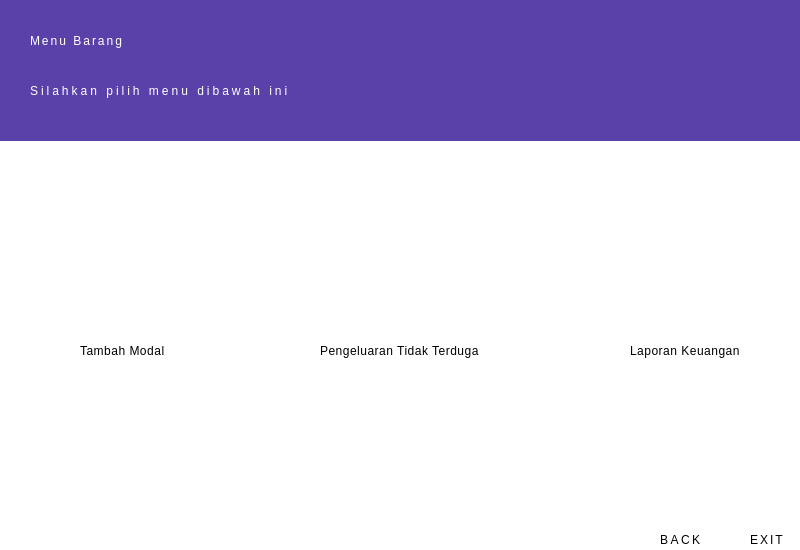
<?xml version="1.0" encoding="UTF-8"?>
<ui version="4.0">
 <class>Dialog</class>
 <widget class="QDialog" name="Dialog">
  <property name="geometry">
   <rect>
    <x>0</x>
    <y>0</y>
    <width>800</width>
    <height>550</height>
   </rect>
  </property>
  <property name="windowTitle">
   <string>Dialog</string>
  </property>
  <widget class="QWidget" name="widget" native="true">
   <property name="geometry">
    <rect>
     <x>-10</x>
     <y>0</y>
     <width>811</width>
     <height>550</height>
    </rect>
   </property>
   <property name="styleSheet">
    <string notr="true">background-color:white;
</string>
   </property>
   <widget class="QLabel" name="lblPengaturan">
    <property name="geometry">
     <rect>
      <x>90</x>
      <y>220</y>
      <width>111</width>
      <height>101</height>
     </rect>
    </property>
    <property name="text">
     <string/>
    </property>
    <property name="pixmap">
     <pixmap>../icon/money.png</pixmap>
    </property>
    <property name="scaledContents">
     <bool>true</bool>
    </property>
   </widget>
   <widget class="QLabel" name="label_3">
    <property name="geometry">
     <rect>
      <x>650</x>
      <y>210</y>
      <width>111</width>
      <height>111</height>
     </rect>
    </property>
    <property name="text">
     <string/>
    </property>
    <property name="pixmap">
     <pixmap>../icon/profits.png</pixmap>
    </property>
    <property name="scaledContents">
     <bool>true</bool>
    </property>
   </widget>
   <widget class="QLabel" name="lSubPengaturan">
    <property name="geometry">
     <rect>
      <x>90</x>
      <y>330</y>
      <width>101</width>
      <height>41</height>
     </rect>
    </property>
    <property name="styleSheet">
     <string notr="true">
font: 57 10pt &quot;Noto Looped Lao UI Medium&quot;;
letter-spacing:0.5px;</string>
    </property>
    <property name="text">
     <string>Tambah Modal</string>
    </property>
   </widget>
   <widget class="QLabel" name="lSubTitle_4">
    <property name="geometry">
     <rect>
      <x>640</x>
      <y>330</y>
      <width>131</width>
      <height>41</height>
     </rect>
    </property>
    <property name="styleSheet">
     <string notr="true">
font: 57 10pt &quot;Noto Looped Lao UI Medium&quot;;
letter-spacing:0.5px;</string>
    </property>
    <property name="text">
     <string>Laporan Keuangan</string>
    </property>
   </widget>
   <widget class="QLabel" name="lSubPengaturan_2">
    <property name="geometry">
     <rect>
      <x>330</x>
      <y>330</y>
      <width>191</width>
      <height>41</height>
     </rect>
    </property>
    <property name="styleSheet">
     <string notr="true">
font: 57 10pt &quot;Noto Looped Lao UI Medium&quot;;
letter-spacing:0.5px;</string>
    </property>
    <property name="text">
     <string>Pengeluaran Tidak Terduga</string>
    </property>
   </widget>
   <widget class="QLabel" name="label_5">
    <property name="geometry">
     <rect>
      <x>360</x>
      <y>210</y>
      <width>131</width>
      <height>121</height>
     </rect>
    </property>
    <property name="text">
     <string/>
    </property>
    <property name="pixmap">
     <pixmap>../icon/payment-method.png</pixmap>
    </property>
    <property name="scaledContents">
     <bool>true</bool>
    </property>
   </widget>
   <widget class="QWidget" name="widget_2" native="true">
    <property name="geometry">
     <rect>
      <x>10</x>
      <y>0</y>
      <width>811</width>
      <height>141</height>
     </rect>
    </property>
    <property name="styleSheet">
     <string notr="true">background-color:#5941A9;</string>
    </property>
    <widget class="QLabel" name="lSubTitle">
     <property name="geometry">
      <rect>
       <x>30</x>
       <y>70</y>
       <width>341</width>
       <height>41</height>
      </rect>
     </property>
     <property name="styleSheet">
      <string notr="true">color:white;
font: 57 10pt &quot;Noto Looped Lao Medium&quot;;
letter-spacing:3px;</string>
     </property>
     <property name="text">
      <string>Silahkan pilih menu dibawah ini</string>
     </property>
    </widget>
    <widget class="QLabel" name="lTitle">
     <property name="geometry">
      <rect>
       <x>30</x>
       <y>20</y>
       <width>321</width>
       <height>41</height>
      </rect>
     </property>
     <property name="styleSheet">
      <string notr="true">color:white;
font: 57 22pt &quot;Noto Looped Lao Medium&quot;;
letter-spacing:2px;</string>
     </property>
     <property name="text">
      <string>Menu Barang</string>
     </property>
    </widget>
   </widget>
   <widget class="QLabel" name="lTitle_5">
    <property name="geometry">
     <rect>
      <x>760</x>
      <y>530</y>
      <width>41</width>
      <height>20</height>
     </rect>
    </property>
    <property name="styleSheet">
     <string notr="true">font: 57 10pt &quot;Noto Looped Lao Medium&quot;;

letter-spacing :2px;</string>
    </property>
    <property name="text">
     <string>EXIT</string>
    </property>
   </widget>
   <widget class="QLabel" name="lTitle_3">
    <property name="geometry">
     <rect>
      <x>670</x>
      <y>530</y>
      <width>61</width>
      <height>20</height>
     </rect>
    </property>
    <property name="styleSheet">
     <string notr="true">font: 57 10pt &quot;Noto Looped Lao Medium&quot;;

letter-spacing :2.5px;</string>
    </property>
    <property name="text">
     <string>BACK</string>
    </property>
   </widget>
   <widget class="QLabel" name="lbl_Exit">
    <property name="geometry">
     <rect>
      <x>760</x>
      <y>490</y>
      <width>31</width>
      <height>31</height>
     </rect>
    </property>
    <property name="text">
     <string/>
    </property>
    <property name="pixmap">
     <pixmap>../../../../../../Resource Grapich/Resources-Icon/illustration-business-concept/logout.png</pixmap>
    </property>
    <property name="scaledContents">
     <bool>true</bool>
    </property>
   </widget>
   <widget class="QLabel" name="lbl_Back">
    <property name="geometry">
     <rect>
      <x>680</x>
      <y>490</y>
      <width>31</width>
      <height>31</height>
     </rect>
    </property>
    <property name="text">
     <string/>
    </property>
    <property name="pixmap">
     <pixmap>../icon/previous.png</pixmap>
    </property>
    <property name="scaledContents">
     <bool>true</bool>
    </property>
   </widget>
  </widget>
 </widget>
 <resources/>
 <connections/>
</ui>
